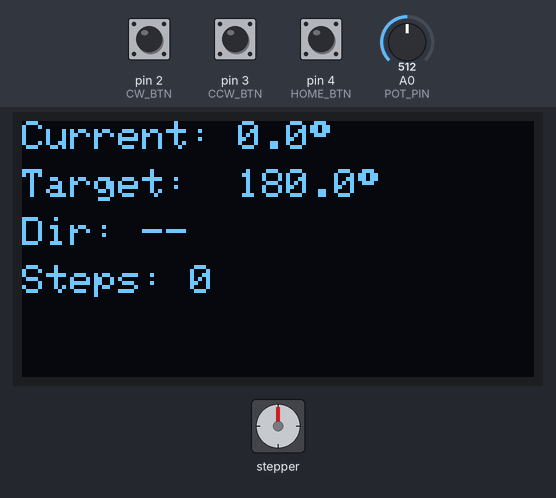
Bench run of a sketch on a simulated Arduino Uno, built with avr-gcc and run on an emulated ATmega328P. On the bench: 128×64 one-colour display, stepper motor. The test bench sets the inputs (shaded band); at power-on: pin 2 (CW_BTN) HIGH, pin 3 (CCW_BTN) HIGH, pin 4 (HOME_BTN) HIGH, A0 (POT_PIN) = 512. Stepper angles assume 2048 steps per turn; what the sketch prints to the serial monitor is not drawn.

Above: at 1.2 s.
1.3 s: pin 2 (CW_BTN) pulled LOW for 0.15 s
At 3.26 s:
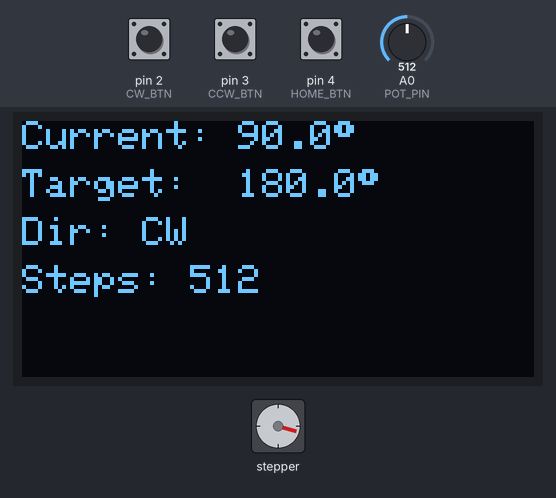
3.7 s: pin 3 (CCW_BTN) pulled LOW for 1 s
6.2 s: pin 4 (HOME_BTN) pulled LOW for 3.2 s
At 7.9 s:
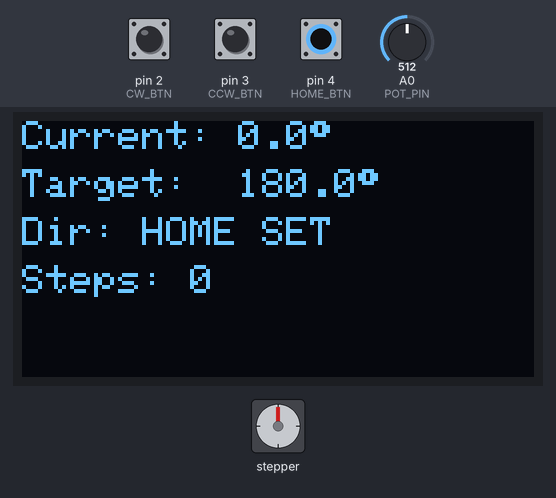
10.9 s: pin 3 (CCW_BTN) pulled LOW for 0.15 s
At 12.86 s:
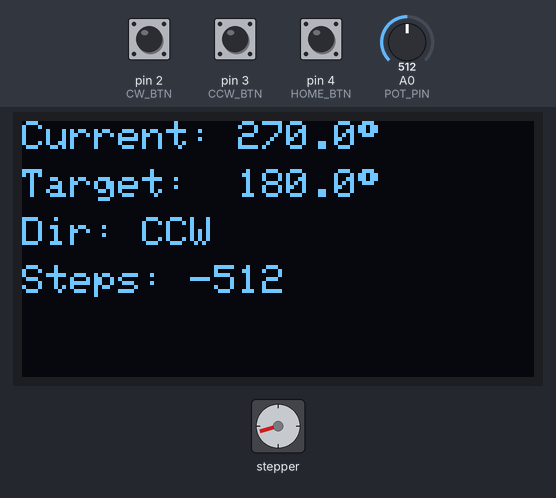
13.3 s: pin 2 (CW_BTN) pulled LOW for 1 s
15.8 s: A0 (POT_PIN) set to 716
At 17.5 s:
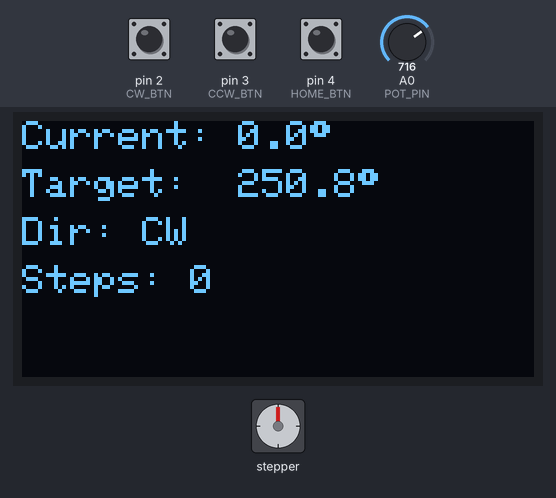
Timing chart, 0 to 19.0 s (numbered marks = the images above; inputs shaded):
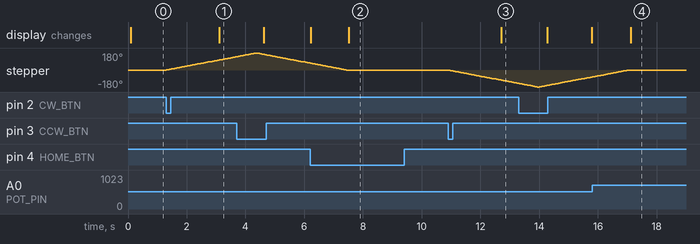

Measured:
- after the input at 1.3 s, stepper: keeps turning clockwise at about 59°/s, starting at once; the display: changes after 1.8 s (image 1)
- after the input at 10.9 s, stepper: keeps turning counter-clockwise at about 59°/s, starting at once; the display: changes after 1.8 s (image 3)
- after the input at 15.8 s, the display: changes after 1.3 s (image 4)

The sketch:

stepper_controller.ino
```cpp
#include <SPI.h>
#include <Adafruit_GFX.h>
#include <Adafruit_SSD1306.h>
#include <Stepper.h>

const int STEPS_PER_REV = 2048; // half-step effective count for 28BYJ-48

// ULN2003 IN1-IN3-IN2-IN4 wiring order required by Stepper library
Stepper myStepper(STEPS_PER_REV, 8, 10, 9, 7); // IN1=8, IN2=9, IN3=10, IN4=7

#define POT_PIN   A0
#define CW_BTN    2
#define CCW_BTN   3
#define HOME_BTN  4

// SPI OLED (hardware SPI on Uno: SCK=13, MOSI=11 - kept free of stepper pins)
#define OLED_CS    5
#define OLED_DC    6
#define OLED_RESET A1
Adafruit_SSD1306 display(128, 64, &SPI, OLED_DC, OLED_RESET, OLED_CS);

long currentSteps = 0;   // absolute position
long targetSteps = 0;
String currentDir = "--";

bool lastCW = HIGH, lastCCW = HIGH, lastHome = HIGH;

void setup() {
  Serial.begin(115200);
  myStepper.setSpeed(10); // RPM - do not exceed ~15 for 28BYJ-48

  pinMode(CW_BTN, INPUT_PULLUP);
  pinMode(CCW_BTN, INPUT_PULLUP);
  pinMode(HOME_BTN, INPUT_PULLUP);

  if (!display.begin(SSD1306_SWITCHCAPVCC)) {
    Serial.println("OLED init failed");
  }
  display.clearDisplay();
  display.display();
}

float stepsToAngle(long steps) {
  long wrapped = steps % STEPS_PER_REV;
  if (wrapped < 0) wrapped += STEPS_PER_REV;
  return wrapped * 360.0 / STEPS_PER_REV;
}

void updateOLED(String dir) {
  display.clearDisplay();
  display.setTextColor(SSD1306_WHITE);
  display.setTextSize(1);
  display.setCursor(0, 0);
  display.print("Current: "); display.print(stepsToAngle(currentSteps), 1); display.println((char)247);
  display.setCursor(0, 12);
  display.print("Target:  "); display.print(stepsToAngle(targetSteps), 1); display.println((char)247);
  display.setCursor(0, 24);
  display.print("Dir: "); display.println(dir);
  display.setCursor(0, 36);
  display.print("Steps: "); display.println(currentSteps);
  display.display();
}

void loop() {
  // Potentiometer sets target angle 0-360
  int potRaw = analogRead(POT_PIN);
  float targetAngle = map(potRaw, 0, 1023, 0, 360);
  targetSteps = (long)(targetAngle / 360.0 * STEPS_PER_REV);

  static long lastTargetSteps = -1;
  bool targetChanged = (targetSteps != lastTargetSteps);
  if (targetChanged) {
    lastTargetSteps = targetSteps;
  }

  bool cw = digitalRead(CW_BTN);
  bool ccw = digitalRead(CCW_BTN);
  bool home = digitalRead(HOME_BTN);

  bool actionTaken = false;

  // Latching switch handling: trigger step on any state toggle
  if (cw != lastCW) {
    myStepper.step(512); // +45 deg
    currentSteps += 512;
    currentDir = "CW";
    actionTaken = true;
    Serial.print("CW step, position: "); Serial.println(currentSteps);
  }
  if (ccw != lastCCW) {
    myStepper.step(-512); // -45 deg
    currentSteps -= 512;
    currentDir = "CCW";
    actionTaken = true;
    Serial.print("CCW step, position: "); Serial.println(currentSteps);
  }
  if (home != lastHome) {
    currentSteps = 0; // logical home reset
    currentDir = "HOME SET";
    actionTaken = true;
    Serial.println("Home position set (logical, no movement)");
  }

  if (actionTaken || targetChanged) {
    updateOLED(currentDir);
  }

  lastCW = cw; lastCCW = ccw; lastHome = home;
}
```
